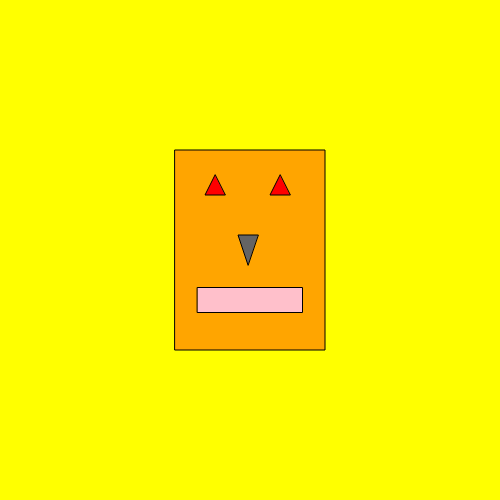
Frame 1 (no input)
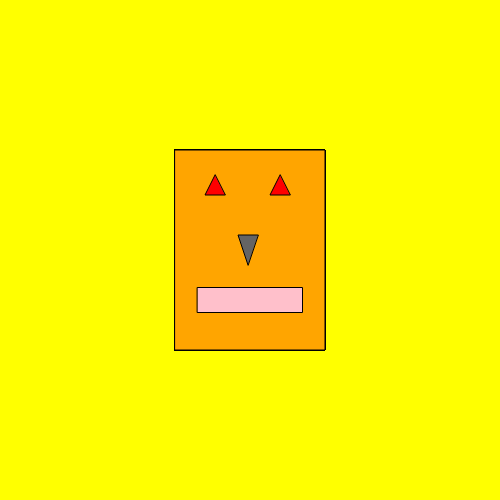
Frame 60 (no input)
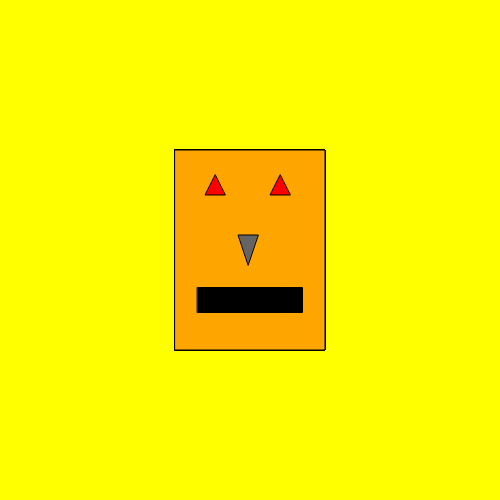
Frame 120 (the mouse pressed at the canvas centre since frame 60)

The p5.js sketch that drew these frames (run headless with seeded random() and noise() and a simulated clock; from frame 60 on, the mouse is pressed at the canvas centre):

// p5.js sketch
// ── sketch.js
var rectWidth = 150;
var triEyeYone = 175;
var triEyeYtwo = 195;
var eyeColor = ('red');
var noseColor = (216, 34, 100);
var mouthColor = ('pink');
var faceColor = ('orange');
//each of these variables provides substitutions for position and color



function setup() {
createCanvas(500,500);
background(255,255,0);
//colors the background

}

function draw() {

rectMode(CENTER);
//puts the rectangle in he middle of the canvas

fill(faceColor);
rect (250, 250, rectWidth, 200);
//create the face

fill(noseColor);
triangle (248, 265, 238, 235, 258, 235);
//nose triangle

fill(mouthColor);
rect (250, 300, 105, 25);
//rectangle mouth

fill(eyeColor);
triangle (215, triEyeYone, 205, triEyeYtwo, 225, triEyeYtwo);
//first eye triangle

triangle (280, triEyeYone, 270, triEyeYtwo, 290, triEyeYtwo);
//second eye triangle


}


function keyPressed() {
  if (keyCode === UP_ARROW) {
    noseColor = 'black';
  } else if (keyCode === DOWN_ARROW) {
    noseColor = 'blue';
  }
}
//if you press the up arrow, the nose will be black
//if you press the down arrow, the nose will be blue

function mousePressed() {
  if (mouthColor === 0) {
    mouthColor = 255;
  } else {
    mouthColor = 0;
  }
}
